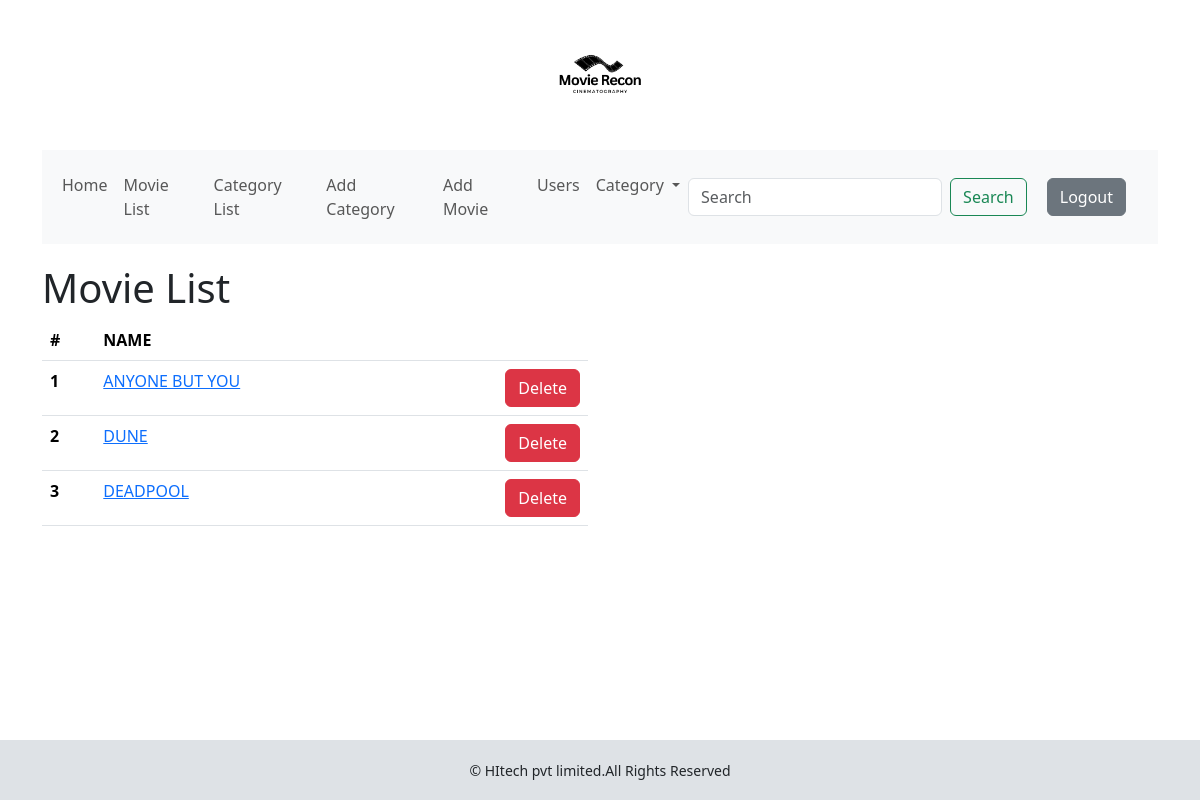
Page /admin2/ (signed in) on the committed database.
### movieapp/models.py (models this page shows, shortened)
class Movie(models.Model):
    title = models.CharField(max_length=200, unique=True)
    slug = models.SlugField(max_length=200)
    poster = models.ImageField(upload_to='poster', blank=True)
    desc = models.TextField()
    release = models.DateField()
    actor = models.CharField(max_length=200)
    category = models.ForeignKey(Category, on_delete=models.CASCADE)
    link = models.URLField()
    added_by = models.ForeignKey(get_user_model(), on_delete=models.CASCADE)
    class Meta:
        ordering = ('title',)
    def get_url(self):
        return reverse('movieapp:moviedetails', args=[self.category.slug, self.slug])

### admin_con/views.py (the view)
# urls.py: path('',views.movielist,name='all_list'),
@login_required(login_url='login:admin')
def movielist(request):
    movies=Movie.objects.all()
    return render(request,'movie_list.html',dict(movies=movies))

### movieapp/context_processors.py (called while the page is built)
def menu_links(request):
    links=Category.objects.all()
    return dict(links=links)

### movieapp/models.py (called while the page is built)
    def get_url(self):
        return reverse('movieapp:movies_by_category', args=[str(self.slug)])

### templates/movie_list.html (shortened to what this page needs)
{% extends 'base.html' %}
{% block content %}
<div class="row">
    <h1>Movie List</h1><br>
    <div class="col-sm-12 col-md-8 col-lg-6">
<table class="table ">
            <thead>
                <tr>
                    <th scope="col">#</th>
                    <th scope="col">NAME</th>
                    <th scope="col"></th>
                </tr>
            </thead>
            <tbody>
                {% for movie in movies %}
                    <tr>
                        <th scope="row">{{forloop.counter}}</th>
                        <td><a href="{{movie.get_url}}" class="text-uppercase">{{movie.title}}</a></td>
                        <td style="text-align:right;"><a class="btn btn-danger"  href="{% url 'edit:delete' d_slug=movie.slug %}">Delete</a></td>
                    </tr>
                {% endfor %}
            </tbody>
        </table>
    </div>
</div>
{% endblock %}

### static/css/custom.css (style rules this page uses)
body { margin: 0; padding: 0; display: flex; flex-direction: column; min-height: 100vh; }

### rows in the picture
Movie: title "ANYONE BUT YOU"
Movie: title "DUNE"
Movie: title "DEADPOOL"
